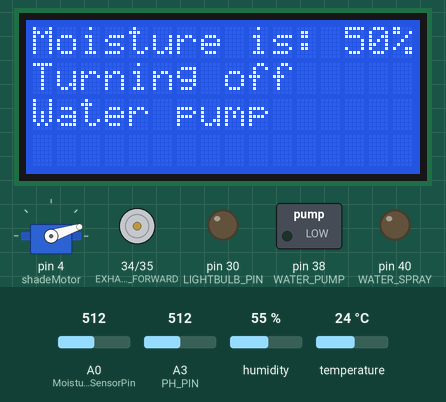
Simulated run of this sketch. Board: Arduino Mega 2560, built with avr-gcc and run on an emulated ATmega2560. On the bench: 16×4 character LCD, servo, motor-driver pin pairs drawn as motors (green arrow = first pin HIGH = forward, orange = second pin HIGH = backward, longer = more drive), switched loads named in the sketch (green lamp = pin HIGH), output pins drawn as LEDs (lit = HIGH). The test bench sets the inputs (shaded band); at power-on: A0 (MoistureSensorPin) = 512, humidity 55 %, A3 (PH_PIN) = 512, temperature 24 °C. The modem accepts every AT command (registered, SIM ready, sends succeed) and sends nothing else.

Above: at 1.04 s.
1.3 s: A0 (MoistureSensorPin) set to 219
At 4.6 s:
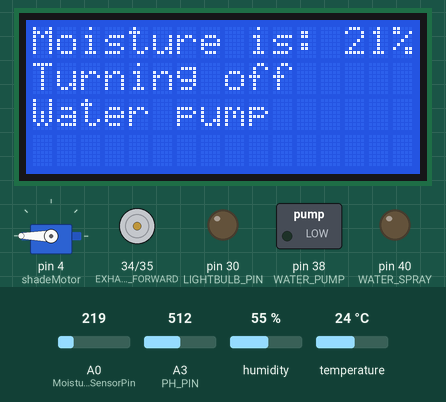
5.1 s: A0 (MoistureSensorPin) set to 191
At 7.0 s:
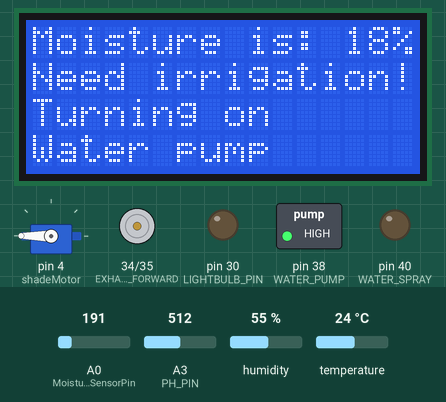
10.3 s: A0 (MoistureSensorPin) set to 716
At 12.0 s:
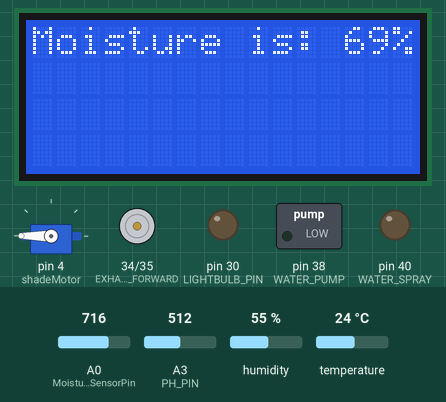
17.6 s: humidity set to 51 %
At 20.1 s:
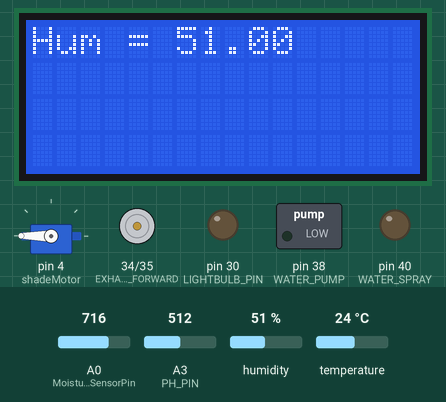
20.9 s: humidity set to 48 %
At 23.3 s:
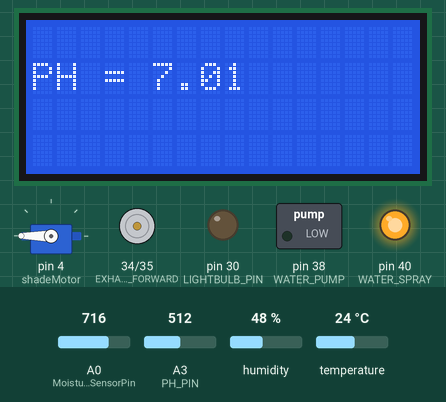
25.8 s: humidity set to 91 %
At 27.1 s:
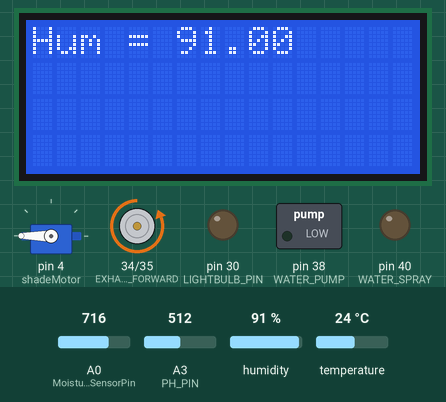
Timing chart, 0 to 28.8 s (numbered marks = the images above; inputs shaded):
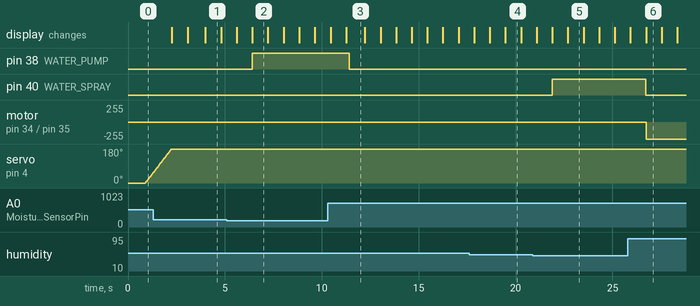

The sketch:

AgricultureSystem.ino
```cpp
#include <LiquidCrystal.h>
#include<SoftwareSerial.h>
#include "DHT.h" //version 1.3.0 by AdaFruit
#include<Servo.h>

SoftwareSerial mySerial(9,10); // RX, TX

// Defining Light sensor pin
#define LIGHTBULB_PIN 30

// Defining Moisture sensor pin
#define MoistureSensorPin A0

#define PH_PIN A3

// Defining Temperature & Humidity sensor pin
#define DHTPIN 7
#define DHTTYPE DHT22
DHT dht(DHTPIN,DHTTYPE);

#define WATER_PUMP 38
#define WATER_SPRAY 40

#define EXHAUST_FAN_FORWARD 34
#define EXHAUST_FAN_REVERSE 35

// LiquidCrystal(rs, enable, d4, d5, d6, d7)
LiquidCrystal lcd(26, 27, 22, 23, 24, 25);

// creating servo object to control a servo motor
Servo shadeMotor;

// initially shade is closed
int pos = 0; // variable to store the servo position
bool isShadeOpen = false;

// for sending message using GSM
bool isPhLowMessageSent = false;
bool isPhHighMessageSent = false;
bool isOverSaturatedMessageSent = false;

void setup() {
  // put your setup code here, to run once:
  lcd.begin(16,4);
  mySerial.begin(9600); // Baud rate for GSM module
  Serial1.begin(9600); // Baud rate for Serial monitor
  dht.begin();
  shadeMotor.attach(4); // servo for Shade on pin 4
  shadeMotor.write(0);

  pinMode(LIGHTBULB_PIN, OUTPUT); // setting output pin for light bulbs
  pinMode(A2,INPUT);
  pinMode(PH_PIN,INPUT);

  // initializing pinMode for Exhaust Fan
  pinMode(EXHAUST_FAN_FORWARD, OUTPUT);
  pinMode(EXHAUST_FAN_REVERSE, OUTPUT);

  // initializing pinMode for Water pump & sprayer
  pinMode(WATER_PUMP,OUTPUT);
  pinMode(WATER_SPRAY,OUTPUT);
  turn_off_waterPump();
  turn_off_waterSpray();

  mySerial.begin(9600);   // Setting the baud rate of GSM Module
  Serial.begin(9600);    // Setting the baud rate of Serial Monitor (Arduino)


}

void loop() {
  // put your main code here, to run repeatedly:
  int moistureSensorValue = analogRead(MoistureSensorPin);
  int moistureValuePercent = map(moistureSensorValue,0,1023,0,100); // range 1-100%
  float moistureSensorVolts = analogRead(MoistureSensorPin)*0.0048828125;

  // Checking moisture condition in %
  check_moisture(moistureValuePercent);

  float humidityValue = dht.readHumidity();
  float temperatureValue = dht.readTemperature();

  float phValue = analogRead(PH_PIN);
  phValue = (phValue/1023)*14;

  bool adjusting_temperature = check_temperature(temperatureValue);
  check_humidity(humidityValue,adjusting_temperature);
  check_ph(phValue);
}

// Adding delay
void add_delay(){
  delay(800);
}
//For GSM message
void sms_ph_high()
{
  if(!isPhHighMessageSent){
    isPhHighMessageSent = true;
    mySerial.println("Warning:PH of too high");
    delay(100);
    mySerial.println((char)26);// ASCII code of CTRL+Z
  }
}
void sms_ph_low()
{
  if(!isPhLowMessageSent){
    isPhLowMessageSent = true;
    mySerial.println("Warning:PH of too low");
    delay(100);
    mySerial.println((char)26);// ASCII code of CTRL+Z
  }
}
void sms_oversaturation()
{
  if(!isOverSaturatedMessageSent){
    isOverSaturatedMessageSent = true;
    mySerial.println("Warning:Oversaturation- Please improve drainage system");
    delay(100);
    mySerial.println((char)26);// ASCII code of CTRL+Z
  }
}

// Exhaust Fan Start
void exhaust_fan_air_in(){
  digitalWrite(EXHAUST_FAN_FORWARD, HIGH);
  digitalWrite(EXHAUST_FAN_REVERSE, LOW);
}
void exhaust_fan_air_out(){
  digitalWrite(EXHAUST_FAN_FORWARD, LOW);
  digitalWrite(EXHAUST_FAN_REVERSE, HIGH);
}
// Exhaust fan stop
void exhaust_fan_stop(){
  digitalWrite(EXHAUST_FAN_FORWARD, LOW);
  digitalWrite(EXHAUST_FAN_REVERSE, LOW);
}
// Turn on light bulb
void light_bulb_on(){
  digitalWrite(LIGHTBULB_PIN, HIGH);
}
// Turn off light bulb
void light_bulb_off(){
  digitalWrite(LIGHTBULB_PIN, LOW);
}
// Turn off water pump
void turn_off_waterPump() {
  digitalWrite(WATER_PUMP, LOW);
}
// Turn on water pump
void turn_on_waterPump() {
  digitalWrite(WATER_PUMP, HIGH);
}
// Turn off water spray
void turn_off_waterSpray() {
  digitalWrite(WATER_SPRAY, LOW);
}
// Turn on water spray
void turn_on_waterSpray() {
  digitalWrite(WATER_SPRAY, HIGH);
}
// Close roof shade, pos has to be 0
void close_shade() {
  for (; pos >= 0; pos=pos-2) {
    shadeMotor.write(pos);
    delay(15);
  }
}
// Open roof shade, pos has to be 180
void open_shade() {
  for (; pos <= 180; pos=pos+2) {
    shadeMotor.write(pos);
    delay(15);
  }
}

void print_moistureValue(int value) {
  lcd.clear();
  lcd.print("Moisture is: ");
  lcd.print(value);
  lcd.print("%");
}
void check_moisture(int value) {
  if(value < 20) {
    isOverSaturatedMessageSent = false;
    print_moistureValue(value);
    lcd.setCursor(0,1);
    lcd.print("Need irrigation!");
    lcd.setCursor(0,2);
    lcd.print("Turning on");
    lcd.setCursor(0,3);
    lcd.print("Water pump");
    turn_on_waterPump();
  } else if(value >=20 && value <= 60) {
    isOverSaturatedMessageSent = false;
    print_moistureValue(value);
    lcd.setCursor(0,1);
    lcd.print("Turning off");
    lcd.setCursor(0,2);
    lcd.print("Water pump");
    turn_off_waterPump();
  } else {
    // Notify user about Over saturation using GSM
    print_moistureValue(value);
//    lcd.setCursor(0,1);
//    lcd.print("Over saturation");
    sms_oversaturation();
    turn_off_waterPump();
  }
  add_delay();
}

void check_ph(float phValue){
  //5.5-6.5 for optimal plant growth
  lcd.clear();
  lcd.setCursor(0,1);
  lcd.print(String("PH = ") + String(phValue));
  lcd.setCursor(0,2);
  if(phValue > 6.5){
//     lcd.print("Ph of soil too high");
     isPhLowMessageSent = false;
     sms_ph_high();
//     delay(1000);

  }else if(phValue < 5.5){
     isPhHighMessageSent = false;
//     lcd.print("Ph of soil too low");
     sms_ph_low();
//     delay(1000);
  }else {
    // pH is normal
    isPhHighMessageSent = false;
    isPhLowMessageSent = false;
  }
  add_delay();
}

void check_humidity(float humidityValue, bool adjusting_temperature){

  //60-80% humidity for optimal plant growth
  if(adjusting_temperature){
    lcd.clear();
    lcd.setCursor(0,0);
    lcd.print("Adjust Temp");
    return;
  }

  lcd.clear();
  lcd.setCursor(0,0);
  lcd.print(String("Hum = ") + String(humidityValue));
  if(humidityValue < 50){
     turn_on_waterSpray();
     exhaust_fan_stop();
//     delay(1000);
  }else if(humidityValue > 90){
      exhaust_fan_air_out();
      turn_off_waterSpray();
//      delay(1000);
  }else{
      exhaust_fan_stop();
      turn_off_waterSpray();
//      delay(1000);
  }
  add_delay();
}

bool check_temperature(float temperatureValue){
    if(temperatureValue < 20){
      //shade open
      if(!isShadeOpen) {
        Serial1.print("Opening...");
        open_shade();
        isShadeOpen = true;
      }
      turn_off_waterSpray();
      light_bulb_on();
      exhaust_fan_stop();
//      delay(1000);
      return true;
    }else if(temperatureValue > 25){
      turn_on_waterSpray();
      //shade close
      if(isShadeOpen) {
        Serial1.print("Closing...");
        close_shade();
        isShadeOpen = false;
      }
      exhaust_fan_air_in();
      light_bulb_off();
//      delay(1000);
      return true;
    }else{
      //shade open
      if(!isShadeOpen) {
        Serial1.print("Opening...");
        open_shade();
        isShadeOpen = true;
      }
      turn_off_waterSpray();
      exhaust_fan_stop();
      light_bulb_off();
//      delay(1000);
      return false;
    }
    add_delay();
}
```

Measured:
- the behaviour switches between 205 and 204 on A0 (MoistureSensorPin) (found by bisection; images 1 and 2)
- the behaviour switches between 50 and 49 % on humidity (found by bisection; images 4 and 5)
- after the input at 5.1 s, pin 38 (WATER_PUMP): LOW → HIGH after 1.3 s; the display: first differs from a run without the input after 1.3 s (image 2)
- after the input at 10.3 s, pin 38 (WATER_PUMP): HIGH → LOW after 1.1 s; the display: first differs from a run without the input after 0.96 s (image 3)
- after the input at 20.9 s, pin 40 (WATER_SPRAY): LOW → HIGH after 1.0 s
- after the input at 25.8 s, pin 40 (WATER_SPRAY): HIGH → LOW after 0.93 s; motor on pin 34 (EXHAUST_FAN_FORWARD) / pin 35 (EXHAUST_FAN_REVERSE): stopped → backward 255/255 after 0.94 s
- what the display in image 1 shows lasts 0.8 s, from 4.0 s to 4.8 s
